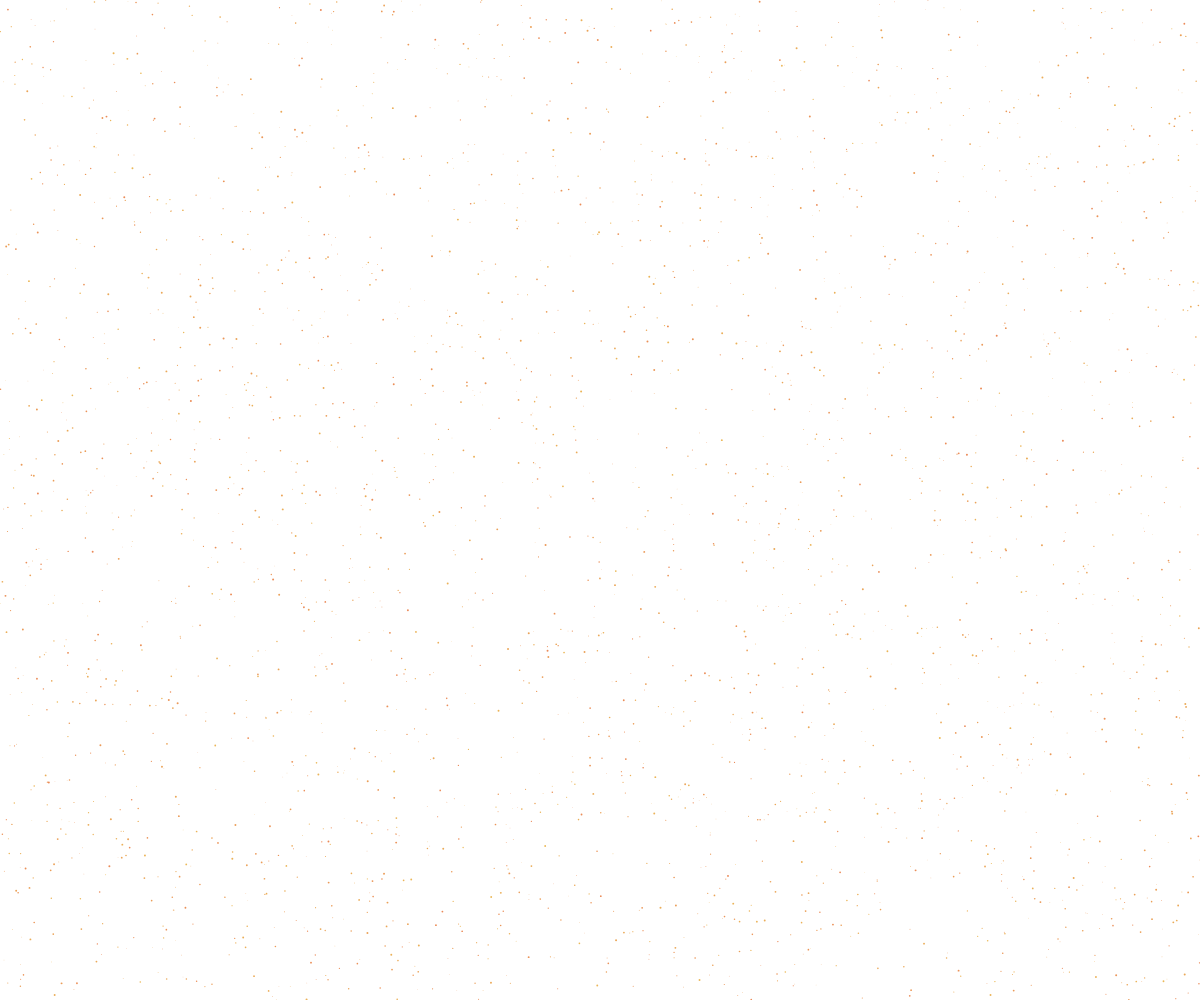
Frame 1 (no input)
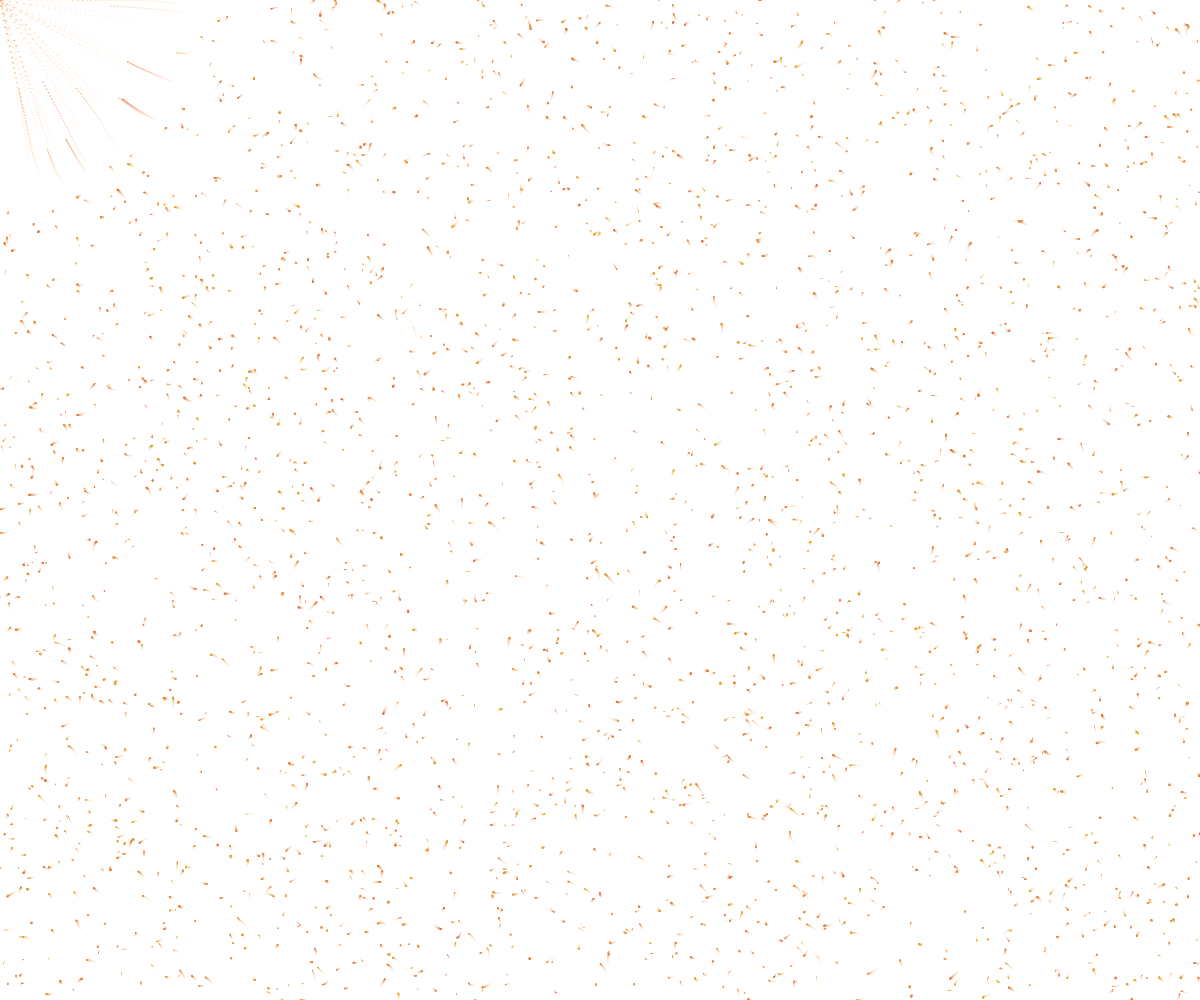
Frame 60 (no input)
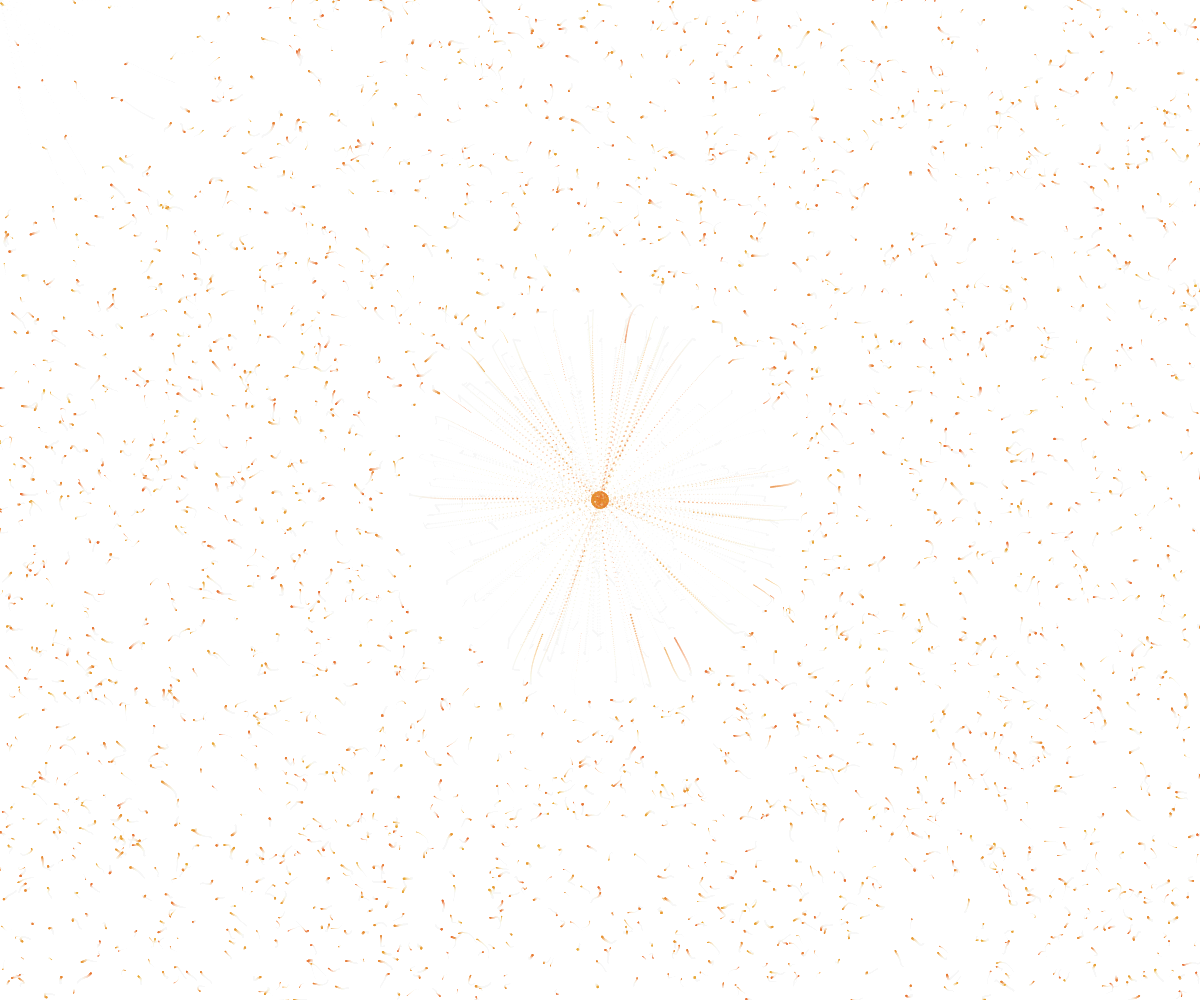
Frame 120 (the mouse pressed at the canvas centre since frame 60)

The p5.js sketch that drew these frames (run headless with seeded random() and noise() and a simulated clock; from frame 60 on, the mouse is pressed at the canvas centre):

// p5.js sketch
// ── sketch.js
let particles = [];
const particleCount = 3000;
const magneticStrength = 800;
const mouseRadius = 200;

function setup() {
  createCanvas(windowWidth, windowHeight);
  colorMode(HSB, 360, 100, 100, 1);
  
  // Initialize particles with random positions
  for (let i = 0; i < particleCount; i++) {
    particles.push({
      x: random(width),
      y: random(height),
      size: random(0.5, 2),
      hue: random(20, 40), // metallic-looking hues
      ox: random(100),
      oy: random(100)
    });
  }
}

function draw() {
  background(0, 0, 100, 0.05); // Semi-transparent background for trail effect
  
  // Update and display particles
  for (let i = 0; i < particles.length; i++) {
    let p = particles[i];
    
    // Apply magnetic force from mouse
    let dxMouse = mouseX - p.x;
    let dyMouse = mouseY - p.y;
    let distance = sqrt(dxMouse * dxMouse + dyMouse * dyMouse);
    
    if (distance < mouseRadius) {
      let force = map(distance, 0, mouseRadius, magneticStrength, 0);
      p.x += (dxMouse / distance) * force * 0.01;
      p.y += (dyMouse / distance) * force * 0.01;
    }
    
    // Add subtle noise-based movement
    let nx = noise(p.ox, p.oy) * 2 - 1;
    let ny = noise(p.ox + 100, p.oy + 100) * 2 - 1;
    
    p.x += nx * 0.3;
    p.y += ny * 0.3;
    
    // Update noise values for next frame
    p.ox += 0.01;
    p.oy += 0.01;
    
    // Keep particles within canvas bounds
    if (p.x < 0) p.x = 0;
    if (p.x > width) p.x = width;
    if (p.y < 0) p.y = 0;
    if (p.y > height) p.y = height;
    
    // Draw particle with metallic appearance
    noStroke();
    fill(p.hue, 80, 90, 0.8);
    ellipse(p.x, p.y, p.size, p.size);
  }
}

function windowResized() {
  resizeCanvas(windowWidth, windowHeight);
}
